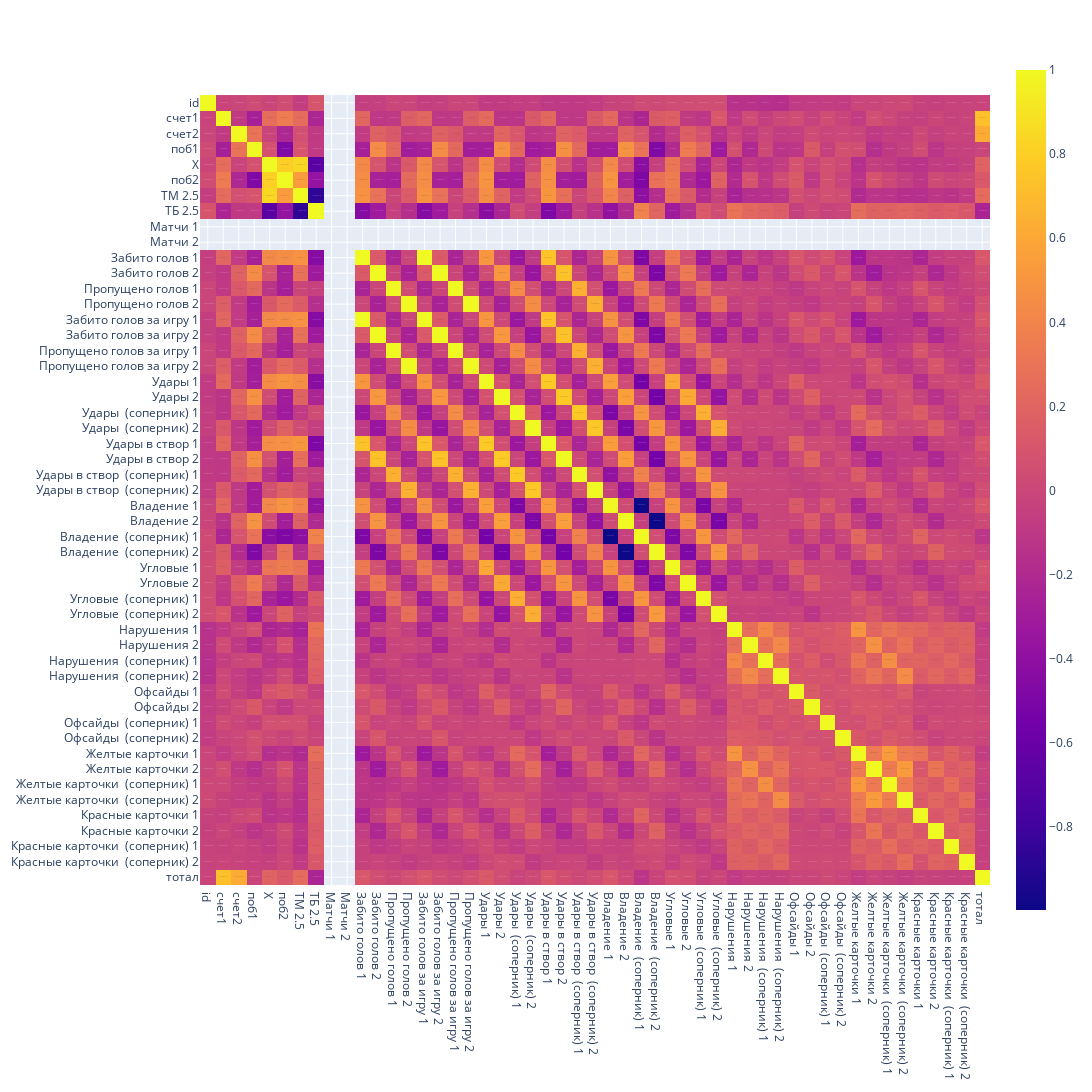

Source (notebook cell):
### Code cell
fig = px.imshow(
    df.corr(),
    text_auto=True,
    height=1400,
    width=1400
)
fig.show()

### Figure 1 — Plotly figure (JSON) as saved in the notebook; plotly's stock layout.template omitted (floating-point values rounded to 4 significant figures; data arrays with more than 128 entries replaced by an {"elided": "..."} marker saying what was removed)
{"data": [{"coloraxis": "coloraxis", "hovertemplate": "x: %{x}<br>y: %{y}<br>color: %{z}<extra></extra>", "name": "0", "texttemplate": "%{z}", "type": "heatmap", "x": ["id", "счет1", "счет2", "поб1", "X", "поб2", "ТМ 2.5", "ТБ 2.5", "Матчи 1", "Матчи 2", "Забито голов 1", "Забито голов 2", "Пропущено голов 1", "Пропущено голов 2", "Забито голов за игру 1", "Забито голов за игру 2", "Пропущено голов за игру 1", "Пропущено голов за игру 2", "Удары 1", "Удары 2", "Удары  (соперник) 1", "Удары  (соперник) 2", "Удары в створ 1", "Удары в створ 2", "Удары в створ  (соперник) 1", "Удары в створ  (соперник) 2", "Владение 1", "Владение 2", "Владение  (соперник) 1", "Владение  (соперник) 2", "Угловые 1", "Угловые 2", "Угловые  (соперник) 1", "Угловые  (соперник) 2", "Нарушения 1", "Нарушения 2", "Нарушения  (соперник) 1", "Нарушения  (соперник) 2", "Офсайды 1", "Офсайды 2", "Офсайды  (соперник) 1", "Офсайды  (соперник) 2", "Желтые карточки 1", "Желтые карточки 2", "Желтые карточки  (соперник) 1", "Желтые карточки  (соперник) 2", "Красные карточки 1", "Красные карточки 2", "Красные карточки  (соперник) 1", "Красные карточки  (соперник) 2", "тотал"], "xaxis": "x", "y": ["id", "счет1", "счет2", "поб1", "X", "поб2", "ТМ 2.5", "ТБ 2.5", "Матчи 1", "Матчи 2", "Забито голов 1", "Забито голов 2", "Пропущено голов 1", "Пропущено голов 2", "Забито голов за игру 1", "Забито голов за игру 2", "Пропущено голов за игру 1", "Пропущено голов за игру 2", "Удары 1", "Удары 2", "Удары  (соперник) 1", "Удары  (соперник) 2", "Удары в створ 1", "Удары в створ 2", "Удары в створ  (соперник) 1", "Удары в створ  (соперник) 2", "Владение 1", "Владение 2", "Владение  (соперник) 1", "Владение  (соперник) 2", "Угловые 1", "Угловые 2", "Угловые  (соперник) 1", "Угловые  (соперник) 2", "Нарушения 1", "Нарушения 2", "Нарушения  (соперник) 1", "Нарушения  (соперник) 2", "Офсайды 1", "Офсайды 2", "Офсайды  (соперник) 1", "Офсайды  (соперник) 2", "Желтые карточки 1", "Желтые карточки 2", "Желтые карточки  (соперник) 1", "Желтые карточки  (соперник) 2", "Красные карточки 1", "Красные карточки 2", "Красные карточки  (соперник) 1", "Красные карточки  (соперник) 2", "тотал"], "yaxis": "y", "z": {"elided": "51x51 float values"}}], "layout": {"coloraxis": {"colorscale": [[0, "#0d0887"], [0.1111, "#46039f"], [0.2222, "#7201a8"], [0.3333, "#9c179e"], [0.4444, "#bd3786"], [0.5556, "#d8576b"], [0.6667, "#ed7953"], [0.7778, "#fb9f3a"], [0.8889, "#fdca26"], [1, "#f0f921"]]}, "height": 1400, "margin": {"t": 60}, "width": 1400, "xaxis": {"anchor": "y", "constrain": "domain", "domain": [0, 1], "scaleanchor": "y"}, "yaxis": {"anchor": "x", "autorange": "reversed", "constrain": "domain", "domain": [0, 1]}}}
